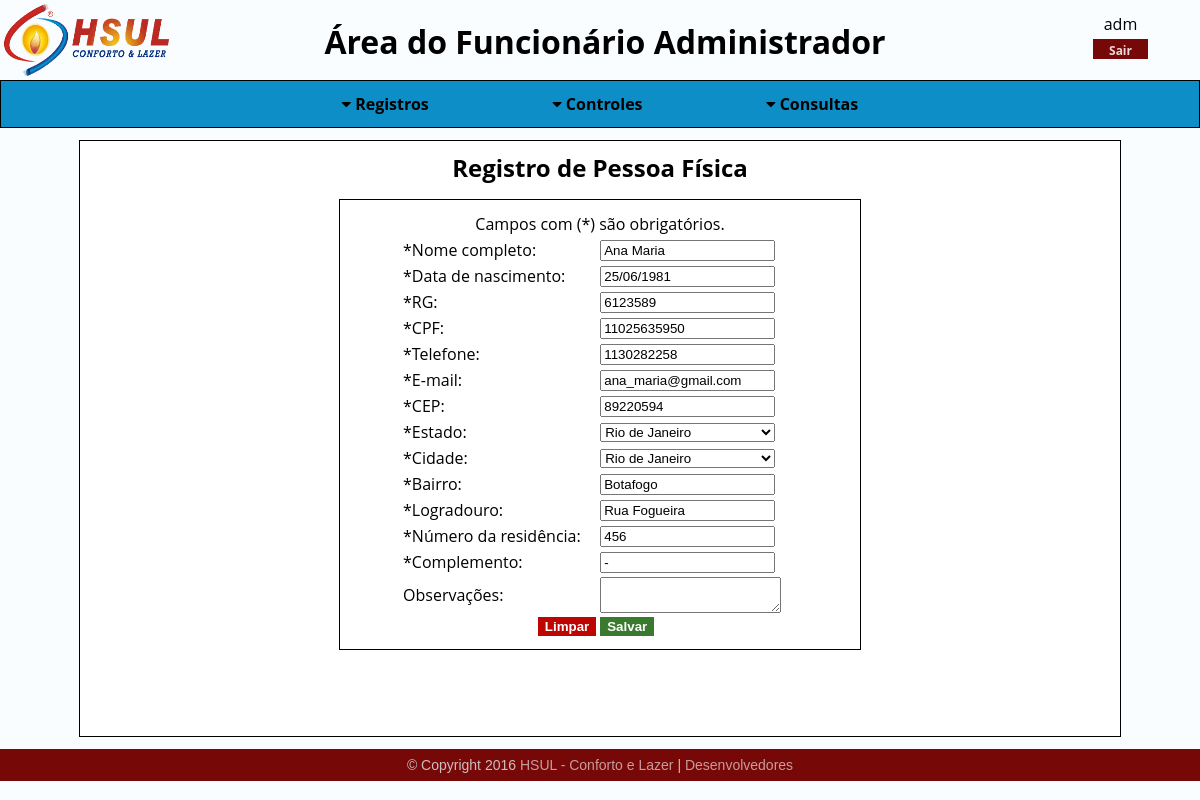
Page /sistema/hs_menu_funcionarios.php?pasta=clientes/fisicos/registros/&arq=hs_fmupd_fisicos&ext=php&fisicos_id=000004&clientes_id=000004 (signed in) on the committed database.
### tables this page shows
CREATE TABLE `clientesfisicos` (
  `id` int(6) UNSIGNED ZEROFILL NOT NULL COMMENT ' Identificador único para cada atributo, não havendo possibilidade de repetição.\n',
  `clientes_id` int(6) UNSIGNED ZEROFILL NOT NULL COMMENT 'Chave estrangeira vinda da tabela de clientes para conectar as informações. ',
  `data_nascimento` date NOT NULL COMMENT 'Campo para data de nascimento do cliente físico.',
  `rg` varchar(20) NOT NULL COMMENT 'Campo para Registro Geral (RG) do cliente físico.',
  `cpf` bigint(11) UNSIGNED ZEROFILL NOT NULL COMMENT 'Campo para Cadastro de Pessoa Física do cliente.',
  `telefone` bigint(15) UNSIGNED NOT NULL COMMENT 'Campo para telefone do cliente físico, para entrar em contato com o mesmo.',
  `email` varchar(70) NOT NULL COMMENT 'Campo para e-mail do cliente físico para, também, entrar em contato com o mesmo.',
  `numero_residencia` int(5) UNSIGNED NOT NULL COMMENT 'Campo para o número da residência do cliente físico, provendo a localização do mesmo.'
);

CREATE TABLE `clientes` (
  `id` int(6) UNSIGNED ZEROFILL NOT NULL COMMENT 'Identificador único para cada atributo, não havendo possibilidade de repetição.',
  `cidades_id` int(6) UNSIGNED ZEROFILL NOT NULL COMMENT 'Chave estrangeira vinda da tabela de cidades para conectar as informações. ',
  `nome` varchar(45) NOT NULL COMMENT 'Campo para o nome do cliente, seja ele físico ou jurídico.',
  `cep` int(8) UNSIGNED ZEROFILL NOT NULL COMMENT 'Campo para o CEP do cliente, seja ele físico ou jurídico, provendo informações para a localização do mesmo.',
  `bairro` varchar(30) NOT NULL COMMENT 'Campo para o bairro do cliente, seja ele físico ou jurídico, provendo informações para a localização do mesmo.',
  `logradouro` varchar(45) NOT NULL COMMENT 'Campo para a rua do cliente, seja ele físico ou jurídico, provendo informações para a localização do mesmo.',
  `complemento` varchar(20) NOT NULL COMMENT 'Campo para o complemento da residência do cliente, seja ele físico ou jurídico.',
  `observacoes` text COMMENT 'Campo para as observações sobre o cliente, seja ele físico ou jurídico.'
);

### sistema/clientes/fisicos/registros/hs_fmupd_fisicos.php (the view, shortened to what this page needs)
<h2>Registro de Pessoa Física</h2>
<?php
  $g_fisicos_id = $_GET['fisicos_id'];
    $hs_sel_fisicos = "SELECT clientesfisicos.id AS id_fisicos, clientes.nome, clientesfisicos.data_nascimento, clientesfisicos.rg, clientesfisicos.cpf, clientesfisicos.telefone, clientesfisicos.email, clientes.cep, clientes.bairro, clientes.logradouro, clientesfisicos.numero_residencia, clientes.complemento, clientes.observacoes, clientes.cidades_id AS cidades_id, estados.id AS id_estados FROM clientesfisicos INNER JOIN clientes ON clientesfisicos.clientes_id=clientes.id INNER JOIN cidades ON clientes.cidades_id=cidades.id INNER JOIN estados ON cidades.estados_id=estados.id WHERE clientesfisicos.id='".$g_fisicos_id."'";
    $hs_sel_fisicos_preparado = $conexaobd->prepare($hs_sel_fisicos);
    $hs_sel_fisicos_preparado->execute();
    $hs_sel_fisicos_dados = $hs_sel_fisicos_preparado->fetch();
    $data = explode("-", $hs_sel_fisicos_dados['data_nascimento']);
?>
<div>
  <div class="registros">
    <form name="frmaltfisico" method="POST" action="?pasta=clientes/fisicos/registros/&arq=hs_upd_fisicos&ext=php" onsubmit="return validacaoaltfisico()">
    <table>
      <tr>
        <td colspan="2" class="obg">Campos com (*) são obrigatórios.</td>
      </tr>
      <tr>
        <td>*Nome completo:</td>
        <td> <input type="text" name="txtnome" value="<?php echo $hs_sel_fisicos_dados['nome']; ?>" maxlength="45"/> </td>
      </tr>
      <tr>
        <td>*Data de nascimento:</td>
        <td> <input type="text" name="txtdata" value="<?php echo $data['2']."/".$data['1']."/".$data['0']; ?>"  readonly='readonly' id="datepicker" maxlength="45"/> </td>
      </tr>
      <tr>
        <td>*RG:</td>
        <td> <input type="text" name="txtrg" value="<?php echo $hs_sel_fisicos_dados['rg']; ?>" maxlength="20"/> </td>
      </tr>
      <tr>
        <td>*CPF:</td>
        <td> <input type="text" name="txtcpf" value="<?php echo $hs_sel_fisicos_dados['cpf']; ?>" maxlength="15"/> </td>
      </tr>
      <tr>
        <td>*Telefone:</td>
        <td> <input type="text" name="txttelefone" value="<?php echo $hs_sel_fisicos_dados['telefone']; ?>" maxlength="70"/> </td>
      </tr>
      <tr>
        <td>*E-mail:</td>
        <td> <input type="text" name="txtemail" value="<?php echo $hs_sel_fisicos_dados['email']; ?>" maxlength="100"/> </td>
      </tr>
      <tr>
        <td>*CEP:</td>
        <td> <input type="text" name="txtcep" value="<?php echo $hs_sel_fisicos_dados['cep']; ?>" maxlength="10"/> </td>
      </tr>
      <tr>
        <td>*Estado:</td>
        <td>
          <select name="selestado" id="selestado" onchange="mostraCidades()">
            <?php
            $hs_sel_estados = "SELECT * FROM estados";
            $hs_sel_estados_preparado = $conexaobd->prepare($hs_sel_estados);
            $hs_sel_estados_preparado->execute();
            while($hs_sel_estados_dados = $hs_sel_estados_preparado->fetch()){
              $id_estados = $hs_sel_estados_dados['id'];
              $nome_estados = $hs_sel_estados_dados['nome'];
              if($id_estados==$hs_sel_fisicos_dados['id_estados']){
                echo "<option selected value='".$id_estados."'>".$nome_estados."</option>";
              }else{
                echo "<option value='".$id_estados."'>".$nome_estados."</option>";
              }
            }
            ?>
          </select>
        </td>
      </tr>
      <tr>
        <td>*Cidade:</td>
        <td>
          <select name="selcidade" id="selcidade">
            <?php
            $hs_sel_cidades = "SELECT * FROM cidades WHERE estados_id='".$hs_sel_fisicos_dados['id_estados']."'";
            $hs_sel_cidades_preparado = $conexaobd->prepare($hs_sel_cidades);
            $hs_sel_cidades_preparado->execute();
            while($hs_sel_cidades_dados = $hs_sel_cidades_preparado->fetch()){
              $id_cidades = $hs_sel_cidades_dados['id'];
              $nome_cidades = $hs_sel_cidades_dados['nome'];
              if($id_cidades==$hs_sel_fisicos_dados['cidades_id']){
                echo "<option selected value='".$id_cidades."'>".$nome_cidades."</option>";
              }else{
                echo "<option value='".$id_cidades."'>".$nome_cidades."</option>";
              }
            }
            ?>
          </select>
        </td>
      </tr>
      <tr>
        <td>*Bairro:</td>
        <td> <input type="text" name="txtbairro" value="<?php echo $hs_sel_fisicos_dados['bairro']; ?>" maxlength="30"/> </td>
      </tr>
      <tr>
        <td>*Logradouro:</td>
        <td> <input type="text" name="txtlogradouro" value="<?php echo $hs_sel_fisicos_dados['logradouro']; ?>" maxlength="45"/> </td>
      </tr>
      <tr>
        <td>*Número da residência:</td>
        <td> <input type="text" name="txtnresidencia" value="<?php echo $hs_sel_fisicos_dados['numero_residencia']; ?>" maxlength="5"/> </td>
      </tr>
      <tr>
        <td>*Complemento:</td>
        <td> <input type="text" name="txtcomplemento" value="<?php echo $hs_sel_fisicos_dados['complemento']; ?>" maxlength="20"/> </td>
      </tr>
      <tr>
        <td>Observações:</td>
        <td><textarea name="txaobservacoes" value="value="<?php echo $hs_sel_fisicos_dados['observacoes']; ?>""></textarea></td>
      </tr>
      <tr align="center">
        <td>
          <button type="reset">Limpar</button>
        </td>
        <td>
          <button type="submit" name="btnsalvar">Salvar</button>
        </td>
      </tr>
    </table>
  </form>
  </div>
</div>

### layout/css/hsul_backend_css.css (style rules this page uses)
* { margin: 0; }
html { height: 100%; width: 100%; }
body { background-color: #f9fdff; height: 100%; width: 100%; }
h2 { text-align: center; }
.obg { text-align: center; }
.registros { padding: 10px; border: 1px solid; width: 500px; justify-content: center; margin: 0 auto; margin-top: 15px; }
.registros select { width: 175px; }
.registros input { width: 175px; }
.registros table { margin: 0 auto; width: 400px; }
.registros td { min-width: 170px; }
.registros button[type=submit] { background-color: #3a7a2f; border: 1px solid #3a7a2f; color: #fff; font-weight: bold; cursor: pointer; float: left; }
.registros button[type=reset] { background-color: #bd0602; border: 1px solid #bd0602; color: #fff; font-weight: bold; cursor: pointer; float: right; }

### rows in the picture
clientesfisicos: txtnome "Ana Maria", txtdata "25/06/1981", txtrg "6123589", txtcpf "11025635950", txttelefone "1130282258", txtemail "ana_maria@gmail.com", txtcep "89220594", txtbairro "Botafogo", txtlogradouro "Rua Fogueira", txtnresidencia "456", txtcomplemento "-"

### other values in the picture
$_SESSION['usuario'] "adm"
$funcionario "Administrador"
form field selestado "Rio de Janeiro"
form field selcidade "Rio de Janeiro"
